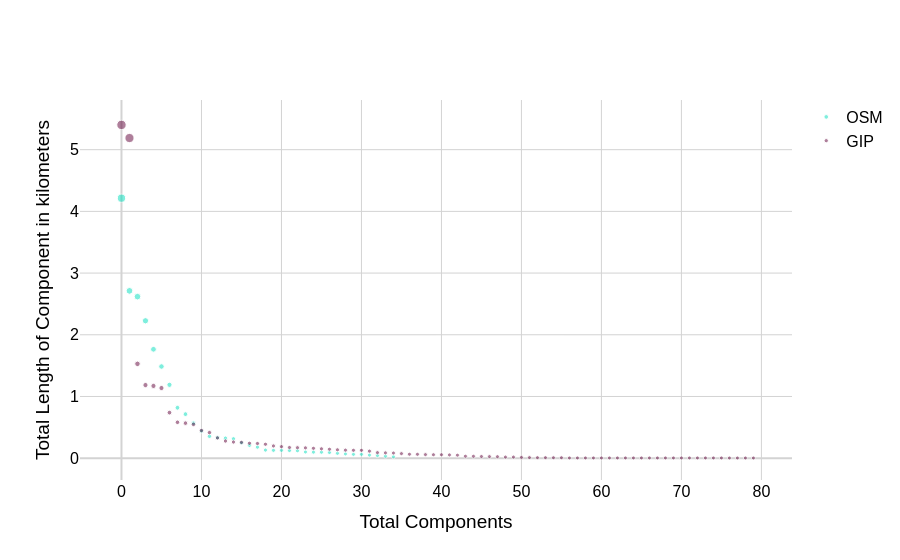

Notebook code cell kept with this figure:
### Markdown cell above
**Zipf plot of the ranking of component lengths**. The length of the components usually tends towards a **Pareto distribution** (i.e. a few large components, many small components).

If a dataset has a large number of components, the bicycle network is highly fragmented, either by nature or due to topological errors. If the components are very close together, this tends to indicate topological errors.

### Code cell
# New list that keeps total length of each component only (in km, hence divided by 1000m)
l_osm_E2 = [round(l[1] / 1000, 3) for l in ls_edge_components_osm_E3]
l_gip_E2 = [round(l[1] / 1000, 3) for l in ls_edge_components_gip_E3]
# Size of markers of plot; add 4 as minimum size to see marker points in plot
l_osm_size_E2 = [4 + x for x in l_osm_E2]
l_gip_size_E2 = [4 + x for x in l_gip_E2]

# Add plotly OSM traces to scatterplot 
fig = go.Figure()
fig.add_trace(
    go.Scatter(
        y=l_osm_E2,
        mode="markers",
        name="OSM",
        marker=dict(
            size=l_osm_size_E2, opacity=0.5, color=color_osm, line=dict(width=1)
        ),
    )
)
# Add plotly GIP traces to scatterplot 
fig.add_trace(
    go.Scatter(
        y=l_gip_E2,
        mode="markers",
        name="GIP",
        marker=dict(
            size=l_gip_size_E2, opacity=0.5, color=color_gip, line=dict(width=1)
        ),
    )
)
# Scatterplot Layout
fig.update_layout(
    xaxis=dict(
        title="Total Components", gridcolor="lightgrey", zerolinecolor="lightgrey"
    ),
    yaxis=dict(
        title="Total Length of Component in kilometers",
        gridcolor="lightgrey",
        zerolinecolor="lightgrey",
    ),
    showlegend=True,
    plot_bgcolor="white",
    font=dict(
        family="Arial",
        color="black",
        size=16,
    ),
)
fig.show()

# Print additional info about amount of disconnected components
print(
    f"In total there are {len(l_osm_E2)} disconnected components in the OSM bicycle network."
)
print(
    f"In total there are {len(l_gip_E2)} disconnected components in the GIP bicycle network."
)

### Figure 1 — Plotly figure (JSON) as saved in the notebook; plotly's stock layout.template omitted (floating-point values rounded to 4 significant figures)
{"data": [{"marker": {"color": "#00debc", "line": {"width": 1}, "opacity": 0.5, "size": [8.214, 6.712, 6.618, 6.227, 5.765, 5.486, 5.189, 4.817, 4.714, 4.568, 4.44, 4.354, 4.333, 4.324, 4.314, 4.249, 4.208, 4.179, 4.131, 4.127, 4.127, 4.124, 4.121, 4.101, 4.098, 4.097, 4.092, 4.079, 4.069, 4.062, 4.062, 4.05, 4.042, 4.032, 4.023]}, "mode": "markers", "name": "OSM", "type": "scatter", "y": [4.214, 2.712, 2.618, 2.227, 1.765, 1.486, 1.189, 0.817, 0.714, 0.568, 0.44, 0.354, 0.333, 0.324, 0.314, 0.249, 0.208, 0.179, 0.131, 0.127, 0.127, 0.124, 0.121, 0.101, 0.098, 0.097, 0.092, 0.079, 0.069, 0.062, 0.062, 0.05, 0.042, 0.032, 0.023]}, {"marker": {"color": "#5f0038", "line": {"width": 1}, "opacity": 0.5, "size": [9.402, 9.189, 5.529, 5.185, 5.171, 5.137, 4.738, 4.582, 4.568, 4.548, 4.449, 4.415, 4.328, 4.278, 4.262, 4.256, 4.242, 4.238, 4.226, 4.198, 4.187, 4.173, 4.17, 4.167, 4.16, 4.152, 4.145, 4.136, 4.13, 4.128, 4.128, 4.114, 4.09, 4.086, 4.083, 4.074, 4.064, 4.063, 4.058, 4.056, 4.056, 4.053, 4.049, 4.032, 4.031, 4.028, 4.026, 4.025, 4.018, 4.018, 4.013, 4.01, 4.009, 4.009, 4.008, 4.008, 4.004, 4.004, 4.004, 4.004, 4.004, 4.004, 4.004, 4.004, 4.004, 4.004, 4.004, 4.004, 4.004, 4.004, 4.004, 4.004, 4.004, 4.004, 4.004, 4.004, 4.003, 4.003, 4.003, 4.003]}, "mode": "markers", "name": "GIP", "type": "scatter", "y": [5.402, 5.189, 1.529, 1.185, 1.171, 1.137, 0.738, 0.582, 0.568, 0.548, 0.449, 0.415, 0.328, 0.278, 0.262, 0.256, 0.242, 0.238, 0.226, 0.198, 0.187, 0.173, 0.17, 0.167, 0.16, 0.152, 0.145, 0.136, 0.13, 0.128, 0.128, 0.114, 0.09, 0.086, 0.083, 0.074, 0.064, 0.063, 0.058, 0.056, 0.056, 0.053, 0.049, 0.032, 0.031, 0.028, 0.026, 0.025, 0.018, 0.018, 0.013, 0.01, 0.009, 0.009, 0.008, 0.008, 0.004, 0.004, 0.004, 0.004, 0.004, 0.004, 0.004, 0.004, 0.004, 0.004, 0.004, 0.004, 0.004, 0.004, 0.004, 0.004, 0.004, 0.004, 0.004, 0.004, 0.003, 0.003, 0.003, 0.003]}], "layout": {"font": {"color": "black", "family": "Arial", "size": 16}, "plot_bgcolor": "white", "showlegend": true, "xaxis": {"gridcolor": "lightgrey", "title": {"text": "Total Components"}, "zerolinecolor": "lightgrey"}, "yaxis": {"gridcolor": "lightgrey", "title": {"text": "Total Length of Component in kilometers"}, "zerolinecolor": "lightgrey"}}}
